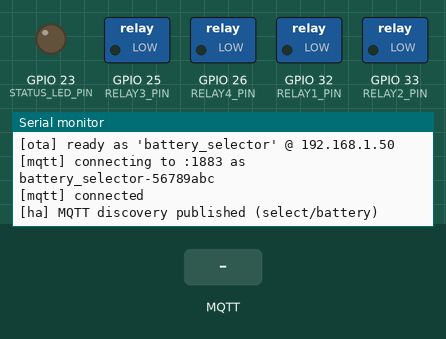
The program below on a simulated ESP32. Parts: switched loads named in the program (green lamp = pin HIGH), output pins drawn as LEDs (lit = HIGH), the last lines printed to the serial monitor. The test bench sets the inputs (shaded band). WiFi joins after 1.5 s; servers stay silent unless stated; no MQTT or app messages arrive unless stated; not simulated (calls return 0 or success): secrets.h; names the files do not define were given values by the test bench: MQTT_PORT = 1883.

Above: at 3.0 s.
3.1 s: MQTT message "a" arrives on the first subscribed topic
At 3.4 s:
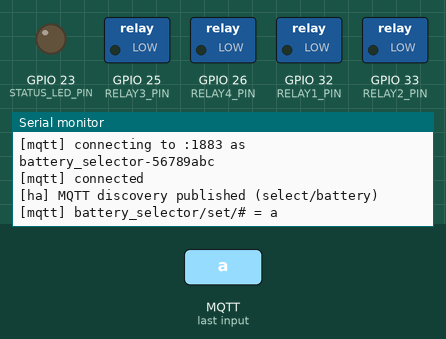
4.6 s: MQTT message "battery_a" arrives on the first subscribed topic
At 5.8 s:
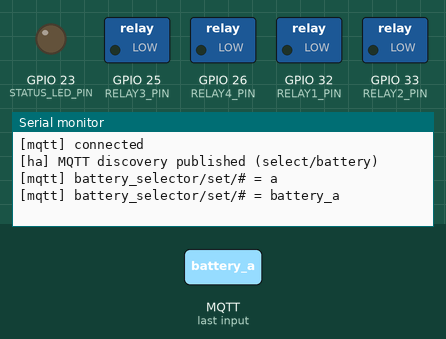
7.6 s: MQTT message "batterya" arrives on the first subscribed topic
At 8.1 s:
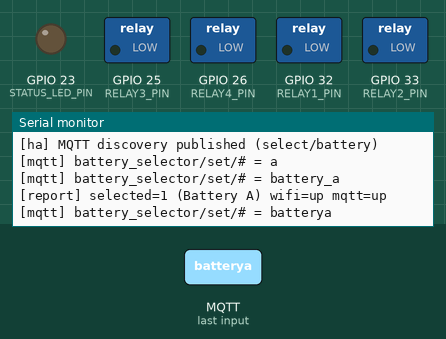

The program:

main.cpp
```cpp
#include <Arduino.h>
#include <ArduinoJson.h>
#include <ArduinoOTA.h>
#include <PubSubClient.h>
#include <WiFi.h>
#include <esp_wifi.h>
#include <cstring>

#include "config.h"

static const uint8_t kRelayPins[NUM_RELAYS] = {
    RELAY1_PIN,
    RELAY2_PIN,
    RELAY3_PIN,
    RELAY4_PIN,
};

static WiFiClient wifi;
static PubSubClient mqtt(wifi);

// 1 = Battery A (NC / de-energized), 2 = Battery B (NO / energized)
static uint8_t selectedBattery = DEFAULT_BATTERY;
static uint32_t lastReportMs = 0;
static uint32_t lastWifiRetryMs = 0;

static const char* batteryLabel(uint8_t battery) {
  return (battery == 2) ? HA_OPTION_B : HA_OPTION_A;
}

static bool mqttPublish(const char* suffix, const String& payload, bool retain = false) {
  if (!mqtt.connected()) {
    return false;
  }
  const String topic = String(DEVICE_NAME) + "/" + suffix;
  if (!mqtt.publish(topic.c_str(), payload.c_str(), retain)) {
    Log.printf("[mqtt] publish fail %s\n", topic.c_str());
    return false;
  }
  return true;
}

static void applyRelays(uint8_t battery) {
  // Battery A (1): de-energize → NC contacts
  // Battery B (2): energize active channels → NO contacts
  // Relay 4 is unused and always left de-energized.
  const bool energize = (battery == 2);

  for (uint8_t i = 0; i < NUM_RELAYS; i++) {
    const bool on = energize && (i < NUM_ACTIVE_RELAYS);
#if RELAY_ACTIVE_HIGH
    digitalWrite(kRelayPins[i], on ? HIGH : LOW);
#else
    digitalWrite(kRelayPins[i], on ? LOW : HIGH);
#endif
  }
  digitalWrite(STATUS_LED_PIN, energize ? HIGH : LOW);
}

static void publishSelected() {
  mqttPublish("selected", batteryLabel(selectedBattery), true);
}

static void setBattery(uint8_t battery) {
  if (battery < 1 || battery > NUM_BATTERIES) {
    Log.printf("[select] invalid battery %u (use 1=A or 2=B)\n", battery);
    return;
  }
  selectedBattery = battery;
  applyRelays(selectedBattery);
  Log.printf("[select] battery %u (%s)\n", selectedBattery, batteryLabel(selectedBattery));
  publishSelected();
  lastReportMs = millis();
}

static bool parseBatteryPayload(const String& msg, uint8_t& out) {
  String m = msg;
  m.trim();

  // Exact HA select option labels (case-sensitive match first)
  if (m == HA_OPTION_A) {
    out = 1;
    return true;
  }
  if (m == HA_OPTION_B) {
    out = 2;
    return true;
  }

  m.toLowerCase();

  if (m == "a" || m == "battery_a" || m == "batterya" || m == "battery a" || m == "1") {
    out = 1;
    return true;
  }
  if (m == "b" || m == "battery_b" || m == "batteryb" || m == "battery b" || m == "2") {
    out = 2;
    return true;
  }
  // "off" / "0" map to safe default: Battery A (de-energized / NC)
  if (m == "off" || m == "none" || m == "0" || m == "false") {
    out = 1;
    return true;
  }
  if (m.startsWith("battery")) {
    int n = 0;
    for (size_t i = 0; i < m.length(); i++) {
      if (m[i] >= '0' && m[i] <= '9') {
        n = n * 10 + (m[i] - '0');
      }
    }
    if (n >= 1 && n <= NUM_BATTERIES) {
      out = uint8_t(n);
      return true;
    }
    return false;
  }
  return false;
}

#if HA_MQTT_DISCOVERY
static void haFillDevice(JsonObject device) {
  device["identifiers"][0] = DEVICE_NAME;
  device["name"] = HA_DEVICE_NAME;
  device["manufacturer"] = "power_monitor";
  device["model"] = "ESP32 4-relay battery switch";
  device["sw_version"] = "battery_selector";
}

static void publishHaDiscovery() {
  if (!mqtt.connected()) {
    return;
  }

  const String stateTopic = String(DEVICE_NAME) + "/selected";
  const String commandTopic = String(DEVICE_NAME) + "/set/select";
  const String availTopic = String(DEVICE_NAME) + "/status";

  JsonDocument doc;
  doc["name"] = "Battery";
  char uniqueId[64];
  snprintf(uniqueId, sizeof(uniqueId), "%s_battery", DEVICE_NAME);
  doc["unique_id"] = uniqueId;
  doc["command_topic"] = commandTopic;
  doc["state_topic"] = stateTopic;
  doc["availability_topic"] = availTopic;
  doc["payload_available"] = "online";
  doc["payload_not_available"] = "offline";
  doc["icon"] = "mdi:car-battery";
  JsonArray options = doc["options"].to<JsonArray>();
  options.add(HA_OPTION_A);
  options.add(HA_OPTION_B);
  haFillDevice(doc["device"].to<JsonObject>());

  String payload;
  serializeJson(doc, payload);

  char topic[160];
  snprintf(topic, sizeof(topic), "%s/select/%s/battery/config", HA_DISCOVERY_PREFIX, DEVICE_NAME);
  if (!mqtt.publish(topic, payload.c_str(), true)) {
    Log.printf("[ha] discovery fail (len=%u)\n", static_cast<unsigned>(payload.length()));
    return;
  }
  Log.println("[ha] MQTT discovery published (select/battery)");
}
#endif

static void mqttCallback(char* topic, byte* payload, unsigned int length) {
  String msg;
  msg.reserve(length + 1);
  for (unsigned i = 0; i < length; i++) {
    msg += char(payload[i]);
  }
  msg.trim();

  const String t(topic);
  const String cmd = t.substring(t.lastIndexOf('/') + 1);
  Log.printf("[mqtt] %s = %s\n", topic, msg.c_str());

  if (cmd == "select" || cmd == "battery" || cmd == "set") {
    uint8_t battery = 0;
    if (!parseBatteryPayload(msg, battery)) {
      Log.printf("[select] bad payload: %s (use Battery A/B, 1/2, or A/B)\n", msg.c_str());
      return;
    }
    setBattery(battery);
  }
}

static void connectWifi() {
  if (WiFi.status() == WL_CONNECTED) {
    return;
  }

  const uint32_t now = millis();
  if (lastWifiRetryMs != 0 && (now - lastWifiRetryMs) < WIFI_RETRY_INTERVAL_MS) {
    return;
  }
  lastWifiRetryMs = now;

  Log.printf("[wifi] connecting to %s...\n", WIFI_SSID);
  WiFi.mode(WIFI_STA);
  WiFi.setSleep(false);
  esp_wifi_set_max_tx_power(WIFI_TX_POWER);
  WiFi.begin(WIFI_SSID, WIFI_PASSWORD);

  const uint32_t start = millis();
  while (WiFi.status() != WL_CONNECTED && (millis() - start) < WIFI_CONNECT_TIMEOUT_MS) {
    delay(200);
    Log.print('.');
  }
  Log.println();

  if (WiFi.status() == WL_CONNECTED) {
    Log.printf("[wifi] connected %s\n", WiFi.localIP().toString().c_str());
  } else {
    Log.println("[wifi] connect failed");
  }
}

static void ensureMqtt() {
  if (WiFi.status() != WL_CONNECTED || mqtt.connected()) {
    return;
  }

  const String willTopic = String(DEVICE_NAME) + "/status";
  String clientId = String(DEVICE_NAME) + "-" + String((uint32_t)ESP.getEfuseMac(), HEX);

  Log.printf("[mqtt] connecting to %s:%d as %s\n", MQTT_HOST, MQTT_PORT, clientId.c_str());
  const bool ok = (MQTT_USER[0] != '\0')
                      ? mqtt.connect(clientId.c_str(), MQTT_USER, MQTT_PASSWORD,
                                     willTopic.c_str(), 0, true, "offline")
                      : mqtt.connect(clientId.c_str(), willTopic.c_str(), 0, true, "offline");
  if (!ok) {
    Log.printf("[mqtt] connect failed rc=%d\n", mqtt.state());
    return;
  }

  Log.println("[mqtt] connected");
  mqtt.publish(willTopic.c_str(), "online", true);
  mqtt.subscribe((String(DEVICE_NAME) + "/set/#").c_str());
  publishSelected();
#if HA_MQTT_DISCOVERY
  publishHaDiscovery();
#endif
}

#if OTA_ENABLE
static void startOta() {
  ArduinoOTA.setHostname(DEVICE_NAME);
  ArduinoOTA.setPassword(OTA_PASSWORD);
  ArduinoOTA.onStart([]() { Log.println("[ota] start"); });
  ArduinoOTA.onEnd([]() { Log.println("\n[ota] end"); });
  ArduinoOTA.onError([](ota_error_t e) { Log.printf("[ota] error %u\n", e); });
  ArduinoOTA.begin();
  Log.printf("[ota] ready as '%s' @ %s\n", DEVICE_NAME, WiFi.localIP().toString().c_str());
}
#endif

void setup() {
  Log.begin(LOG_BAUD);
  delay(200);
  Log.println();
  Log.println("=== battery_selector ===");

  for (uint8_t i = 0; i < NUM_RELAYS; i++) {
    pinMode(kRelayPins[i], OUTPUT);
  }
  pinMode(STATUS_LED_PIN, OUTPUT);
  applyRelays(selectedBattery);

  connectWifi();
#if OTA_ENABLE
  if (WiFi.status() == WL_CONNECTED) {
    startOta();
  }
#endif

  mqtt.setServer(MQTT_HOST, MQTT_PORT);
  mqtt.setCallback(mqttCallback);
  mqtt.setKeepAlive(30);
  mqtt.setBufferSize(1024);
  ensureMqtt();

  lastReportMs = millis();
}

void loop() {
  if (WiFi.status() != WL_CONNECTED) {
    connectWifi();
#if OTA_ENABLE
    if (WiFi.status() == WL_CONNECTED) {
      startOta();
    }
#endif
  }

  if (WiFi.status() == WL_CONNECTED) {
#if OTA_ENABLE
    ArduinoOTA.handle();
#endif
    ensureMqtt();
    if (mqtt.connected()) {
      mqtt.loop();
    }
  }

  const uint32_t now = millis();
  if ((now - lastReportMs) >= REPORT_INTERVAL_MS) {
    lastReportMs = now;
    if (mqtt.connected()) {
      publishSelected();
    }
    Log.printf("[report] selected=%u (%s) wifi=%s mqtt=%s\n",
               selectedBattery,
               batteryLabel(selectedBattery),
               WiFi.status() == WL_CONNECTED ? "up" : "down",
               mqtt.connected() ? "up" : "down");
  }
}
```

config.h
```cpp
#pragma once

#include "secrets.h"

// MQTT base topic
#ifndef DEVICE_NAME
#define DEVICE_NAME "battery_selector"
#endif

// ---------------------------------------------------------------------------
// Wiring — ESP32 DevKit (pins match battery_selector.yaml)
//
//   Two batteries (A / B), four relay channels switched together:
//
//   GPIO32  Relay 1 — power
//   GPIO33  Relay 2 — CAN bus A
//   GPIO25  Relay 3 — CAN bus B
//   GPIO26  Relay 4 — unused (left de-energized)
//   GPIO23  Status LED
//   GND     shared
//
//   Relays de-energized (NC) → Battery A
//   Relays energized   (NO) → Battery B
//
//   Battery A/B selection drives Relay 1–3 together; Relay 4 stays off.
// ---------------------------------------------------------------------------

#ifndef RELAY1_PIN
#define RELAY1_PIN 32  // power
#endif
#ifndef RELAY2_PIN
#define RELAY2_PIN 33  // CAN bus A
#endif
#ifndef RELAY3_PIN
#define RELAY3_PIN 25  // CAN bus B
#endif
#ifndef RELAY4_PIN
#define RELAY4_PIN 26  // unused
#endif

#ifndef STATUS_LED_PIN
#define STATUS_LED_PIN 23
#endif

// 1 = HIGH turns relay ON (ESPHome gpio switch default).
// Set to 0 for active-low relay modules.
#ifndef RELAY_ACTIVE_HIGH
#define RELAY_ACTIVE_HIGH 1
#endif

// Physical relay count on the board
#ifndef NUM_RELAYS
#define NUM_RELAYS 4
#endif

// Relays that switch with battery select (power + CAN A + CAN B)
#ifndef NUM_ACTIVE_RELAYS
#define NUM_ACTIVE_RELAYS 3
#endif

// Selectable banks: 1 = Battery A, 2 = Battery B
#ifndef NUM_BATTERIES
#define NUM_BATTERIES 2
#endif

// Boot selection: 1 = Battery A (all relays de-energized / NC)
#ifndef DEFAULT_BATTERY
#define DEFAULT_BATTERY 1
#endif

// How often to re-publish selected battery (ms)
#ifndef REPORT_INTERVAL_MS
#define REPORT_INTERVAL_MS 5000
#endif

#ifndef LOG_BAUD
#define LOG_BAUD 115200
#endif
#define Log Serial

#ifndef WIFI_TX_POWER
#define WIFI_TX_POWER WIFI_POWER_11dBm
#endif

#ifndef WIFI_CONNECT_TIMEOUT_MS
#define WIFI_CONNECT_TIMEOUT_MS 15000
#endif

#ifndef WIFI_RETRY_INTERVAL_MS
#define WIFI_RETRY_INTERVAL_MS 15000
#endif

// 1 = enable ArduinoOTA (LAN upload via espota)
#ifndef OTA_ENABLE
#define OTA_ENABLE 1
#endif

// Home Assistant MQTT discovery (select entity under homeassistant/select/…)
#ifndef HA_MQTT_DISCOVERY
#define HA_MQTT_DISCOVERY 1
#endif

#ifndef HA_DISCOVERY_PREFIX
#define HA_DISCOVERY_PREFIX "homeassistant"
#endif

#ifndef HA_DEVICE_NAME
#define HA_DEVICE_NAME "Battery Selector"
#endif

// Labels published on …/selected and used as MQTT select options in HA
#ifndef HA_OPTION_A
#define HA_OPTION_A "Battery A"
#endif
#ifndef HA_OPTION_B
#define HA_OPTION_B "Battery B"
#endif
```

Measured:
- after the input at 3.1 s, the serial monitor: prints a new line at once (image 1)
- after the input at 4.6 s, the serial monitor: prints a new line at once (image 2)
- after the input at 7.6 s, the serial monitor: prints a new line at once (image 3)
